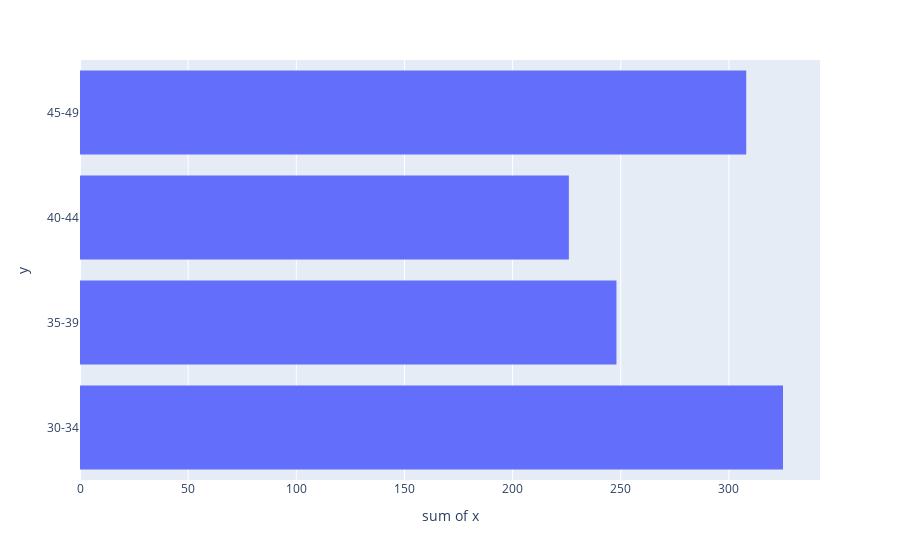

Notebook code for this chart:
### Code cell
import plotly.express as px
fig = px.histogram(x=df_copy['Advert_type'], y=df['age'], nbins=10)
fig.show()

### Figure 1 — Plotly figure (JSON) as saved in the notebook; plotly's stock layout.template omitted (floating-point values rounded to 4 significant figures; data arrays with more than 128 entries replaced by an {"elided": "..."} marker saying what was removed)
{"data": [{"alignmentgroup": "True", "bingroup": "y", "histfunc": "sum", "hovertemplate": "sum of x=%{x}<br>y=%{y}<extra></extra>", "legendgroup": "", "marker": {"color": "#636efa"}, "name": "", "nbinsy": 10, "offsetgroup": "", "orientation": "h", "showlegend": false, "type": "histogram", "x": {"elided": "1143 int values"}, "xaxis": "x", "y": {"elided": "1143 str values"}, "yaxis": "y"}], "layout": {"barmode": "relative", "legend": {"tracegroupgap": 0}, "margin": {"t": 60}, "xaxis": {"anchor": "y", "domain": [0, 1], "title": {"text": "sum of x"}}, "yaxis": {"anchor": "x", "domain": [0, 1], "title": {"text": "y"}}}}
